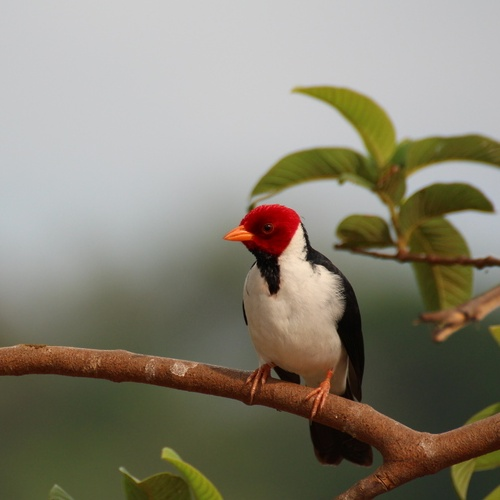
#> input picture Assignment_4/resources/image-square.jpeg, 500 x 500 px
$ python Q1.py
#> lines starting #> are read from the running program, lines starting #| are printed output that depends on the picture
# Translation of an image
import cv2
import numpy as np

image = cv2.imread('resources/image-square.jpeg')
#> image is the input picture: shape (500, 500, 3); mean B, G, R 115.3, 130.9, 136.1

height, width = image.shape[:2]
#> height = 500; width = 500
quarter_height, quarter_width = height / 8, width / 8
#> quarter_height = 62.5; quarter_width = 62.5

T = np.float32([[1, 0, quarter_width], [0, 1, quarter_height]])
#> T = [[1, 0, 62.5], [0, 1, 62.5]]
translated_img = cv2.warpAffine(image, T, (width, height))
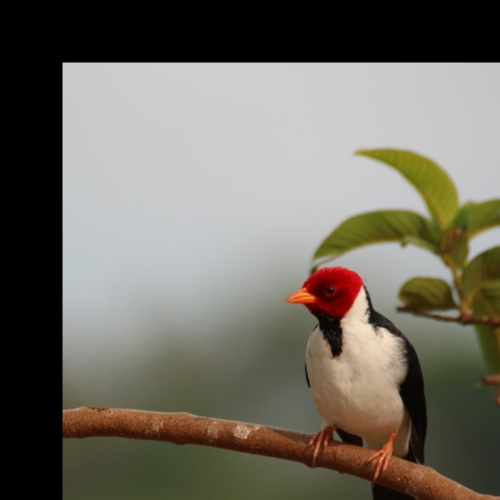
#> translated_img: shape (500, 500, 3); mean B, G, R 98.8, 108.7, 112.9

cv2.imshow("Original image", image)
cv2.imshow('Translation', translated_img)
cv2.waitKey()

cv2.destroyAllWindows()
